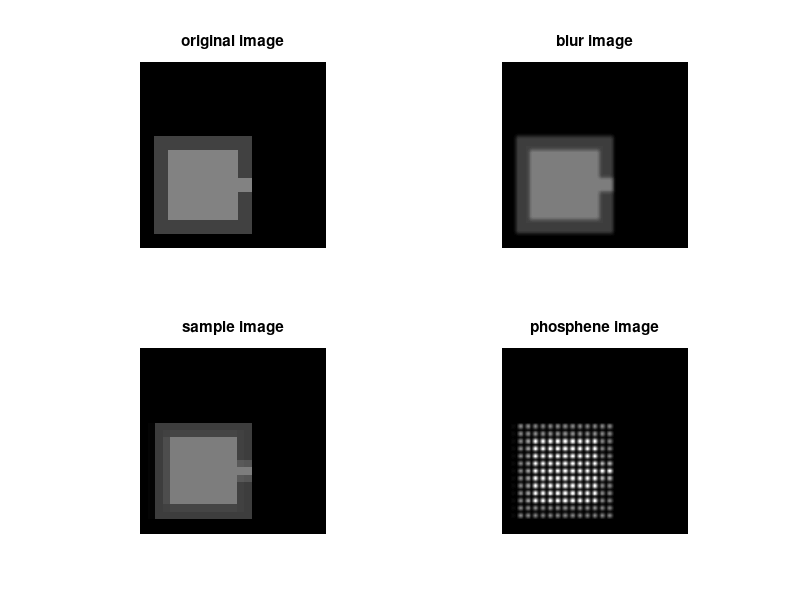

Source code (MATLAB):
clc
clear all
close all
%% Parameters
direction='right'; %up %down %left %right
position='7';      %1 %2 %3 %4 %5 %6 %7
pix=16;            %number of pixels in one phosphene, even number only   

%% The square's parameters
h_im=400; %the height of the image
w_im=400; %the width of the image
T=150;    %the width of the rectangle - max value is 200
t=30;     %the width of the small rect
min_edg_x=30;
min_edg_y=30;
rim=30;
rim_col=0.25;
square_col=0.5;
%% Design the image
T_rim=T+2*rim;
switch position
    case '1'
        edg_x=min_edg_x;
        edg_y=min_edg_y;
    case '2'
        edg_x=min_edg_x;
        edg_y=ceil((h_im-T_rim)/2);        
    case '3'
        edg_x=min_edg_x;
        edg_y=h_im-min_edg_y-T_rim;
    case '4'
        edg_x=ceil((w_im-T_rim)/2);
        edg_y=ceil((h_im-T_rim)/2);
    case '5'
        edg_x=w_im-min_edg_x-T_rim;
        edg_y=min_edg_y;
    case '6'
        edg_x=w_im-min_edg_x-T_rim;
        edg_y=ceil((h_im-T_rim)/2);
    case '7'
        edg_x=w_im-min_edg_x-T_rim;
        edg_y=h_im-min_edg_y-T_rim;
end

pin_y_start=edg_y+rim-t+1;
pin_x_start=edg_x+rim+ceil((T-t)/2)+1;

%design the square
imageUp=zeros(h_im,w_im);
imageUp(edg_y+1:edg_y+2*rim+T, edg_x+1:edg_x+2*rim+T)=rim_col;
imageUp(edg_y+rim+1:edg_y+rim+T, edg_x+rim+1:edg_x+rim+T)=square_col;
%design the pin
imageUp(pin_y_start:pin_y_start+t, pin_x_start:pin_x_start+t-1)=square_col;

%% rotation
switch direction
    case 'up'
        image=imageUp;
    case 'left'
        image=imrotate(imageUp,90);
    case 'down'
        image=imrotate(imageUp,180);
    case 'right'
        image=imrotate(imageUp, 270);
end

%imshow(image,[0,1]);
%% The filter
hsize = pix;  %only an even number
sigma = hsize^0.5;
h = fspecial('gaussian', hsize, sigma);
%imshow(h,[]);
%% filter by IMFILTER function
blur_im = imfilter(image,h,'replicate');
%imshow(blur_im,[0,1]);

%% sampling of the picture
sample_im=zeros(h_im,w_im);
last_sample=w_im-pix+1;
for i=1:pix:last_sample
    for j=1:pix:last_sample
        sample_im(i:i+pix-1,j:j+pix-1)=blur_im(i+floor(pix/2),j+floor(pix/2));
    end
end
%imshow(sample_im,[0,1]);

%% create phosphenes
pix_no=h_im/pix; %number of phosphenes
Phosphene_Matrix=repmat(h,pix_no,pix_no);
%imshow(Phosphene_Matrix,[]);


phosphene_image=sample_im.*Phosphene_Matrix;
%imshow(phosphene_image,[]);

%% display

subplot(2,2,1);
imshow(image,[0,1]);
title('original image');

subplot(2,2,2);
imshow(blur_im,[0,1]);
title('blur image');

subplot(2,2,3);
imshow(sample_im,[0,1]);
title('sample image');

subplot(2,2,4);
imshow(phosphene_image,[]);
title('phosphene image');